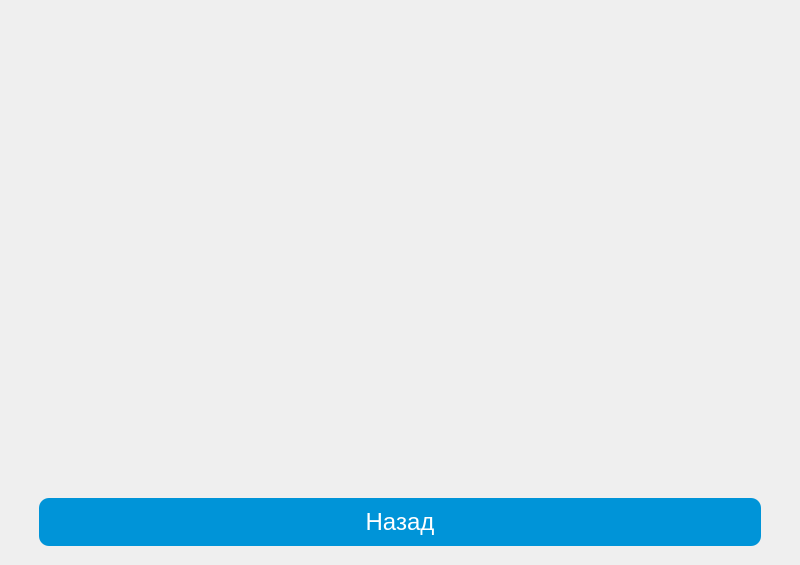
<?xml version="1.0" encoding="UTF-8"?>
<ui version="4.0">
 <class>HistoryWindow</class>
 <widget class="QMainWindow" name="HistoryWindow">
  <property name="geometry">
   <rect>
    <x>0</x>
    <y>0</y>
    <width>800</width>
    <height>565</height>
   </rect>
  </property>
  <property name="windowTitle">
   <string>MainWindow</string>
  </property>
  <property name="styleSheet">
   <string notr="true">background-image: url('../../../../../../png/clouds.jpg');
background-repeat: no-repeat;
background-position: center;
background-size: cover;</string>
  </property>
  <widget class="QWidget" name="centralwidget">
   <layout class="QVBoxLayout" name="verticalLayout_2">
    <item>
     <widget class="QScrollArea" name="scroll_area">
      <property name="styleSheet">
       <string notr="true">background:transparent;</string>
      </property>
      <property name="widgetResizable">
       <bool>true</bool>
      </property>
      <widget class="QWidget" name="scroll_widget">
       <property name="geometry">
        <rect>
         <x>0</x>
         <y>0</y>
         <width>776</width>
         <height>16</height>
        </rect>
       </property>
       <property name="sizePolicy">
        <sizepolicy hsizetype="Preferred" vsizetype="Fixed">
         <horstretch>0</horstretch>
         <verstretch>0</verstretch>
        </sizepolicy>
       </property>
      </widget>
     </widget>
    </item>
    <item>
     <layout class="QVBoxLayout" name="verticalLayout">
      <property name="leftMargin">
       <number>30</number>
      </property>
      <property name="rightMargin">
       <number>30</number>
      </property>
      <property name="bottomMargin">
       <number>10</number>
      </property>
      <item>
       <widget class="QPushButton" name="back_button">
        <property name="font">
         <font>
          <family>Arial</family>
          <pointsize>18</pointsize>
         </font>
        </property>
        <property name="styleSheet">
         <string notr="true">QPushButton {
    background: rgb(0, 148, 216);
    color: white;
    border: none;
    border-radius: 10px;
    padding: 10px 20px;
}
QPushButton:hover {
    background: rgb(0, 120, 190); /* Цвет при наведении */
}
QPushButton:pressed {
    background: rgb(0, 100, 160); /* Цвет при нажатии */
}</string>
        </property>
        <property name="text">
         <string>Назад</string>
        </property>
       </widget>
      </item>
     </layout>
    </item>
   </layout>
  </widget>
 </widget>
 <resources/>
 <connections/>
</ui>
